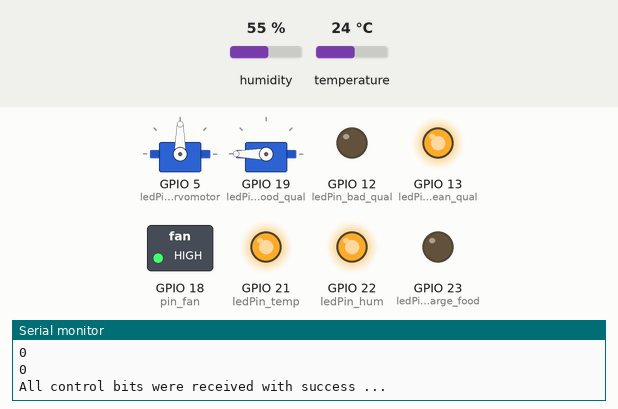
This sketch was run on a simulated ESP32. Parts: 2 × servo, switched loads named in the sketch (green lamp = pin HIGH), output pins drawn as LEDs (lit = HIGH), the last lines printed to the serial monitor. Inputs (shaded band) come from the test bench; at power-on: temperature 24 °C, humidity 55 %. The Firebase database answers and starts empty.

Above: at 8.3 s.
8.4 s: temperature set to 0 °C
At 9.19 s:
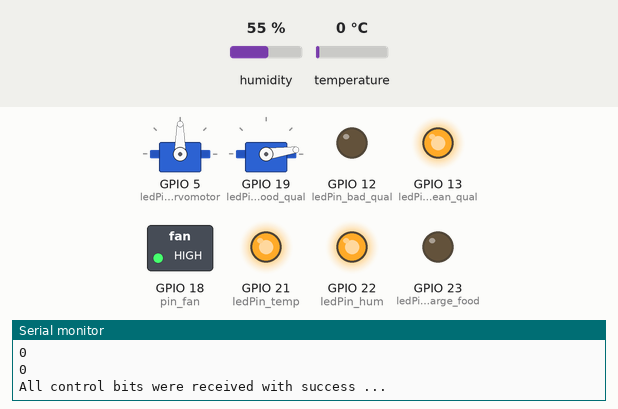
At 12.4 s:
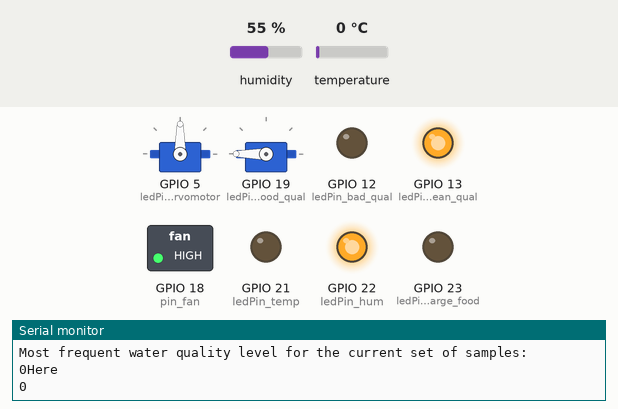
Timing chart, 0 to 13.9 s (numbered marks = the images above; inputs shaded):
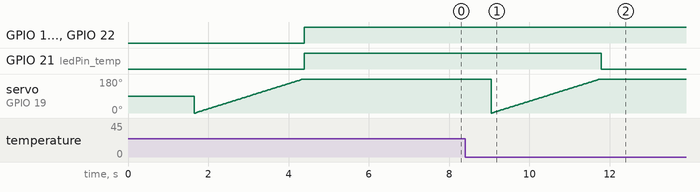

Measured:
- after the input at 8.4 s, GPIO 21 (ledPin_temp): HIGH → LOW after 3.4 s

The sketch:

sec_esp32.ino
```cpp
#include <Arduino.h>
#include <time.h>
// Firebase
#include <WiFi.h>
#include <Firebase_ESP_Client.h>

//Define Firebase Data object
FirebaseData fbdo;

FirebaseAuth auth;
FirebaseConfig config;

FirebaseJson json;

//Provide the token generation process info.
#include "addons/TokenHelper.h"
//Provide the RTDB payload printing info and other helper functions.
#include "addons/RTDBHelper.h"

// Insert your network credentials
#define WIFI_SSID "Vodafone-E346D8"                            // "MEO-CFA840"
#define WIFI_PASSWORD "fA9dxnpg3f2mdA8z"                       // "cc3c2f82a9"

// Insert Firebase project API Key
#define API_KEY "AIzaSyAezyy-fegJ-YCqFSXooVQwXSUMzU21-vQ"

// Insert RTDB URLefine the RTDB URL */
#define DATABASE_URL "https://dam20222023-d7271-default-rtdb.europe-west1.firebasedatabase.app/"


unsigned long sendDataPrevMillis = 0;
unsigned long timerDelay = 180000;

////////////////////////////////////////////////////////////////////////


int * read_all_states(){
 // Read from firebase all the states from the sensors/actuators within third subsystem

    bool got_move_left = false;
    bool got_move_right = false;
    bool got_servo_left = false;
    bool got_servo_right = false;
    bool got_ultrassonic = false;
    bool got_lcd = false;

    int move_left_activ = 0;
    int move_right_activ = 0;
    int servo_left_activ = 0;
    int servo_right_activ = 0;
    int ultrassonic_activ = 0;
    int lcd_activ = 0;

    static int control_data_second[6];

    if (Firebase.RTDB.getInt(&fbdo, "/spaFirebase/move_left_sec")) {   // change and complete
      if (fbdo.dataType() == "int") {
        move_left_activ = fbdo.intData();
        Serial.println(move_left_activ);
        control_data_second[0] = move_left_activ;
        got_move_left = true;
      }
    }
    else {
      Serial.println(fbdo.errorReason());
    }

    if (Firebase.RTDB.getInt(&fbdo, "/spaFirebase/move_right_sec")) {
      if (fbdo.dataType() == "int") {
        move_right_activ = fbdo.intData();
        Serial.println(move_right_activ);
        control_data_second[1] = move_right_activ;
        got_move_right = true;
      }
    }
    else {
      Serial.println(fbdo.errorReason());
    }

    if (Firebase.RTDB.getInt(&fbdo, "/spaFirebase/servo_left_sec")) {
      if (fbdo.dataType() == "int") {
        servo_left_activ = fbdo.intData();
        Serial.println(servo_left_activ);
        control_data_second[2] = servo_left_activ;
        got_servo_left = true;
      }
    }
    else {
      Serial.println(fbdo.errorReason());
    }

    if (Firebase.RTDB.getInt(&fbdo, "/spaFirebase/servo_right_sec")) {
      if (fbdo.dataType() == "int") {
        servo_right_activ = fbdo.intData();
        Serial.println(servo_right_activ);
        control_data_second[3] = servo_right_activ;
        got_servo_right = true;
      }
    }
    else {
      Serial.println(fbdo.errorReason());
    }

    if (Firebase.RTDB.getInt(&fbdo, "/spaFirebase/ultrassonic")) {
      if (fbdo.dataType() == "int") {
        ultrassonic_activ = fbdo.intData();
        Serial.println(ultrassonic_activ);
        control_data_second[4] = ultrassonic_activ;
        got_ultrassonic = true;
      }
    }
    else {
      Serial.println(fbdo.errorReason());
    }

    if (Firebase.RTDB.getInt(&fbdo, "/spaFirebase/lcd")) {
      if (fbdo.dataType() == "int") {
        lcd_activ = fbdo.intData();
        Serial.println(lcd_activ);
        control_data_second[5] = lcd_activ;
        got_lcd = true;
      }
    }
    else {
      Serial.println(fbdo.errorReason());
    }

    if(got_lcd && got_ultrassonic && got_servo_right && got_servo_left && got_move_right && got_move_left){
        Serial.println("All control bits were received with success ...");
    }else{
        Serial.println("Error receiving control bits. Trying again ...");
        control_data_second[0] = -100;
        control_data_second[1] = -100;
        control_data_second[2] = -100;
        control_data_second[3] = -100;
        control_data_second[4] = -100;
        control_data_second[5] = -100;

    }

 // return array with those states
 return control_data_second;
}

////////////////////////////////////////////////////////////////////////


float * delimiter_values_second_system(){

  float min_temp = 0;
  float max_temp = 0;
  float min_hum = 0;
  float max_hum = 0;
  float water_qual_trigger = 0;

  static float limits_sec[5];

  if (Firebase.RTDB.getFloat(&fbdo, "/rules/min_temp")) {   // change and complete
      if (fbdo.dataType() == "float") {
        min_temp = fbdo.floatData();
        limits_sec[0] = min_temp;

      }
  }

  if (Firebase.RTDB.getFloat(&fbdo, "/rules/max_temp")) {   // change and complete
      if (fbdo.dataType() == "float") {
        max_temp = fbdo.floatData();
        limits_sec[1] = max_temp;

      }
  }

  if (Firebase.RTDB.getFloat(&fbdo, "/rules/min_hum")) {   // change and complete
      if (fbdo.dataType() == "float") {
        min_hum = fbdo.floatData();
        limits_sec[2] = min_hum;

      }
  }

   if (Firebase.RTDB.getFloat(&fbdo, "/rules/max_hum")) {   // change and complete
      if (fbdo.dataType() == "float") {
        max_hum = fbdo.floatData();
        limits_sec[3] = max_hum;

      }
   }

   if (Firebase.RTDB.getFloat(&fbdo, "/rules/water_qual_trigger")) {   // change and complete
      if (fbdo.dataType() == "int") {
        water_qual_trigger = fbdo.floatData();
        limits_sec[4] = water_qual_trigger;

      }
   }


   return limits_sec;
}


////////////////////////////////////////////////////////////////////////

void firebase_init(){
 config.api_key = API_KEY;

  // Assign the RTDB URL (required)
  config.database_url = DATABASE_URL;

  Firebase.reconnectWiFi(true);
  fbdo.setResponseSize(4096);

  // Assign the callback function for the long running token generation task */
  config.token_status_callback = tokenStatusCallback; //see addons/TokenHelper.h

  // Assign the maximum retry of token generation
  config.max_token_generation_retry = 5;

  // Initialize the library with the Firebase authen and config
  Firebase.begin(&config, &auth);

  // Getting the user UID might take a few seconds
  Serial.println("Getting User UID");
  while ((auth.token.uid) == "") {
    Serial.print('.');
    delay(1000);
  }
}

////////////////////////////////////////////

#include "DHT.h"

#define DHTPIN 26    //23
#define DHTTYPE DHT11
DHT dht(DHTPIN, DHTTYPE);

const int ledPin_temp = 21;
const int ledPin_hum = 22;
const int pin_fan = 18;

const int ledPin_bad_qual = 12;
const int ledPin_mean_qual = 13;
const int ledPin_good_qual = 19;

const int ledPin_door_servomotor = 5;
const int ledPin_recharge_food = 23;

//-----------------------//

#include <Servo.h>
Servo myservoRechageFood;
int pinServoRechageFood = 5;

Servo myservoOpenDoor;
int pinServoOpenDoor = 19;

//-----------------------//
#define TdsSensorPin 27
#define VREF 3.3              // analog reference voltage(Volt) of the ADC
#define SCOUNT  30            // sum of sample point

int analogBuffer[SCOUNT];     // store the analog value in the array, read from ADC
int analogBufferTemp[SCOUNT];
int analogBufferIndex = 0;
int copyIndex = 0;

float averageVoltage = 0;
float tdsValue = 0;
float temperature = 25;       // current temperature for compensation

// median filtering algorithm
int getMedianNum(int bArray[], int iFilterLen){
  int bTab[iFilterLen];
  for (byte i = 0; i<iFilterLen; i++)
  bTab[i] = bArray[i];
  int i, j, bTemp;
  for (j = 0; j < iFilterLen - 1; j++) {
    for (i = 0; i < iFilterLen - j - 1; i++) {
      if (bTab[i] > bTab[i + 1]) {
        bTemp = bTab[i];
        bTab[i] = bTab[i + 1];
        bTab[i + 1] = bTemp;
      }
    }
  }
  if ((iFilterLen & 1) > 0){
    bTemp = bTab[(iFilterLen - 1) / 2];
  }
  else {
    bTemp = (bTab[iFilterLen / 2] + bTab[iFilterLen / 2 - 1]) / 2;
  }
  return bTemp;
}

int getMostFreqLevel(int qualLev[]) {
   int lev0 = 0; int lev1 = 1; int lev2 = 2;
   int lev3 = 3; int lev4 = 4; int lev5 = 5;
   int lev6 = 6; int lev7 = 7; int lev8 = 8;

   int countLev0 = 0; int countLev1 = 0;
   int countLev2 = 0; int countLev3 = 0;
   int countLev4 = 0; int countLev5 = 0;
   int countLev6 = 0; int countLev7 = 0;
   int countLev8 = 0;

   int array_counters[9];
   int maxNumber = 0;

   for (int i = 0; i < sizeof(qualLev); ++i) {
      if(qualLev[i] == lev0){
        countLev0 += 1;
      }else if(qualLev[i] == lev1){
        countLev1 += 1;
      }else if(qualLev[i] == lev2){
        countLev2 += 1;
      }else if(qualLev[i] == lev3){
        countLev3 += 1;
      }else if(qualLev[i] == lev4){
        countLev4 += 1;
      }else if(qualLev[i] == lev5){
        countLev5 += 1;
      }else if(qualLev[i] == lev6){
        countLev6 += 1;
      }else if(qualLev[i] == lev7){
        countLev7 += 1;
      }else if(qualLev[i] == lev8){
        countLev8 += 1;
      }
   }

   int numberLevels = 9;
   int lev_with_max = 0;

   array_counters[0] = countLev0;
   array_counters[1] = countLev1;
   array_counters[2] = countLev2;
   array_counters[3] = countLev3;
   array_counters[4] = countLev4;
   array_counters[5] = countLev5;
   array_counters[6] = countLev6;
   array_counters[7] = countLev7;
   array_counters[8] = countLev8;

   for(int i=0; i<numberLevels ; i++){
      if(array_counters[i] > maxNumber){
        maxNumber = array_counters[i];
        lev_with_max = i;
      }
   }

   Serial.println("Most frequent water quality level for the current set of samples: ");
   Serial.print(lev_with_max);

   return lev_with_max;
}


int water_quality(float temperature){
  int mostFreqQualLevAlongSamples = 0;
  int qualLevAlongSamples[SCOUNT];
  int indQualLevel = 0;

  static unsigned long analogSampleTimepoint = millis();
  if(millis()-analogSampleTimepoint > 40U){     //every 40 milliseconds,read the analog value from the ADC
    analogSampleTimepoint = millis();
    analogBuffer[analogBufferIndex] = analogRead(TdsSensorPin);    //read the analog value and store into the buffer
    analogBufferIndex++;
    if(analogBufferIndex == SCOUNT){
      analogBufferIndex = 0;
    }
  }

  static unsigned long printTimepoint = millis();
  if(millis()-printTimepoint > 800U){
    printTimepoint = millis();
    for(copyIndex=0; copyIndex<SCOUNT; copyIndex++){
      analogBufferTemp[copyIndex] = analogBuffer[copyIndex];

      // read the analog value more stable by the median filtering algorithm, and convert to voltage value
      averageVoltage = getMedianNum(analogBufferTemp,SCOUNT) * (float)VREF / 4096.0;

      //temperature compensation formula: fFinalResult(25^C) = fFinalResult(current)/(1.0+0.02*(fTP-25.0));
      float compensationCoefficient = 1.0+0.02*(temperature-25.0);
      //temperature compensation
      float compensationVoltage=averageVoltage/compensationCoefficient;

      //convert voltage value to tds value
      tdsValue=(133.42*compensationVoltage*compensationVoltage*compensationVoltage - 255.86*compensationVoltage*compensationVoltage + 857.39*compensationVoltage)*0.5;

      //Serial.print("voltage:");
      //Serial.print(averageVoltage,2);
      //Serial.print("V   ");
      Serial.print("TDS Value:");
      Serial.print(tdsValue,0);
      Serial.println("ppm");

      if(tdsValue >= 50 && tdsValue <= 250){
        Serial.println("Lacking minerals");
        indQualLevel = 6;
      }else if(tdsValue > 250 && tdsValue < 300){
        Serial.println("Acceptable water quality");
        indQualLevel = 7;
      }else if(tdsValue >= 300 && tdsValue <= 500){
        Serial.println("Good water quality");
        indQualLevel = 8;
      }else if(tdsValue > 500 && tdsValue < 600){
        Serial.println("Quite good water quality");
        indQualLevel = 5;
      }else if(tdsValue >= 600 && tdsValue <= 900){
        Serial.println("Water quality not so great");
        indQualLevel = 4;
      }else if(tdsValue > 900 && tdsValue < 1000){
        Serial.println("Quite bad water quality");
        indQualLevel = 3;
      }else if(tdsValue >= 1000 && tdsValue <= 2000){
        Serial.println("Bad water quality");
        indQualLevel = 2;
      }else if(tdsValue > 2000){
        Serial.println("Unacceptable water quality - Too much contamination !!!");
        indQualLevel = 1;
      }else{    // tdsValue < 50
        Serial.println("TDS Value too small. Make sure the TDS meter is under water");
        Serial.println("Discarding this value");
        indQualLevel = 0;
      }

      qualLevAlongSamples[copyIndex] = indQualLevel;
   }

   mostFreqQualLevAlongSamples = getMostFreqLevel(qualLevAlongSamples);
 }

 return mostFreqQualLevAlongSamples;
}

//-----------------------//

void control_servomotorRechage(){

//  Firebase.setString(fbdo, "/ESP32_APP/REC_FOOD_SERVO", "ON");
  json.set("/ESPSheep/actuators/minerals", "ON");

  for (int pos = 0; pos <= 180; pos += 1) { // goes from 0 degrees to 180 degrees
    // in steps of 1 degree
    myservoRechageFood.write(pos);              // tell servo to go to position in variable 'pos'
    delay(15);                       // waits 15ms for the servo to reach the position
  }

//  Firebase.setString(fbdo, "/ESP32_APP/REC_FOOD_SERVO", "OFF");
  json.set("/ESPSheep/actuators/minerals", "OFF");
}

void readingDHT11(int * control_data_second, float min_temp, float max_temp, float min_hum, float max_hum, float water_qual_trigger){
  // Wait a few seconds between measurements.
  //delay(2000);

  float humi = 0;
  float t = 0;

  static int  data[2];

  // Reading temperature or humidity takes about 250 milliseconds!
  // Sensor readings may also be up to 2 seconds 'old' (its a very slow sensor)
  humi = dht.readHumidity();
  Serial.println("Read Humidity");
  // Read temperature as Celsius (the default)
  t = dht.readTemperature();
  Serial.println("Read Temperature");
  // Read temperature as Fahrenheit (isFahrenheit = true)
  float f = dht.readTemperature(true);

  if(humi > 100){
    humi -= 100;
  }

  if(t <-5){
    t = abs(t);
  }


  int humInUnits = int(humi);

  int tempInUnits = int(t);

  //delay(2000);

  // Check if any reads failed and exit early (to try again).
  if (isnan(humi) || isnan(t)) {   //|| isnan(f)
    Serial.println(F("Failed to read from DHT sensor!"));
    return;
  }

  // Compute heat index in Fahrenheit (the default)
  float hif = dht.computeHeatIndex(f, humi);
  // Compute heat index in Celsius (isFahreheit = false)
  float hic = dht.computeHeatIndex(t, humi, false);

  Serial.print(F("Humidity: "));
  Serial.print(humi);
  Serial.print(F("%  Temperature: "));
  Serial.print(t);
  Serial.print(F("°C "));
  Serial.print(f);
  Serial.print(F("°F  Heat index: "));
  Serial.print(hic);
  Serial.print(F("°C "));
  Serial.print(hif);
  Serial.println(F("°F"));

  /////////////////////////////////////

  if(control_data_second[0] != -100){
    json.set("/ESPChicken/sensors/humidity", humi);
  }

  if(control_data_second[1] != -100){
    json.set("/ESPChicken/sensors/temperature", t);
  }

//  Firebase.setFloat(fbdo, "/ESP32_APP/HUM", humi);
//  Firebase.setFloat(fbdo, "/ESP32_APP/TEMP", t);

  ////////////////////////////////////

  if((humi < min_hum) || (humi > max_hum)){     // Normal range for humidity     // 30 // 50
    digitalWrite (ledPin_hum, HIGH);
  }else{
    digitalWrite (ledPin_hum, LOW);
  }


  if(control_data_second[5] != -100){

    if((t < min_temp) || (t > max_temp)){     // Normal range for temperature    --15 --24
      digitalWrite (ledPin_temp, HIGH);

      if(t >= max_temp){    // 24
        Serial.println("Turning on fan ...");
        digitalWrite (pin_fan, HIGH);

        json.set("/ESPSheep/actuators/fan", "ON");

      }else{
        digitalWrite (pin_fan, LOW);

        json.set("/ESPSheep/actuators/fan", "OFF");
      }
    }else{
      digitalWrite (ledPin_temp, LOW);
    }
  }


  int water_quality_level = water_quality(float(t));

  Serial.println("Here");
  Serial.print(water_quality_level);

  if(control_data_second[2] != -100){

    if(water_quality_level < water_qual_trigger){          // 7
      digitalWrite (ledPin_bad_qual, HIGH);
      digitalWrite (ledPin_mean_qual, LOW);
      digitalWrite (ledPin_good_qual, LOW);

  //    Firebase.setString(fbdo, "/ESP32_APP/WATER_QUALITY", "Bad");

      json.set("/ESPSheep/sensors/waterQ", "DANGER");

      if(control_data_second[3] != -100){
        digitalWrite (ledPin_recharge_food, HIGH);
        control_servomotorRechage();
      }

      delay(5000);
    }else{

      if(control_data_second[3] != -100){
        digitalWrite (ledPin_recharge_food, LOW);
      }

      if(water_quality_level == water_qual_trigger){           // 7
         digitalWrite (ledPin_mean_qual, HIGH);
         digitalWrite (ledPin_bad_qual, LOW);
         digitalWrite (ledPin_good_qual, LOW);

    //     Firebase.setString(fbdo, "/ESP32_APP/WATER_QUALITY", "Mean");

         json.set("/ESPSheep/sensors/waterQ", "OK");

      }else{
         digitalWrite (ledPin_good_qual, HIGH);
         digitalWrite (ledPin_bad_qual, LOW);
         digitalWrite (ledPin_mean_qual, LOW);

  //       Firebase.setString(fbdo, "/ESP32_APP/WATER_QUALITY", "Good");

         json.set("/ESPSheep/sensors/waterQ", "GOOD");

      }
    }
  }
}


void control_servomotor(int * control_data_second){

//  Firebase.setString(fbdo, "/ESP32_APP/MORNING_SERVO", "ON");

  if(control_data_second[4] != -100){

    json.set("/ESPSheep/actuators/servomDoorNight", "OPEN");

    for (int pos = 0; pos <= 180; pos += 1) { // goes from 0 degrees to 180 degrees
      // in steps of 1 degree
      myservoOpenDoor.write(pos);              // tell servo to go to position in variable 'pos'
      delay(15);                       // waits 15ms for the servo to reach the position
    }

  //  Firebase.setString(fbdo, "/ESP32_APP/MORNING_SERVO", "OFF");

    json.set("/ESPSheep/actuators/servomDoorNight", "CLOSE");
  }
}

void setup() {
  Serial.begin(115200);

  firebase_init();

  pinMode (ledPin_temp, OUTPUT);
  pinMode (ledPin_hum, OUTPUT);
  pinMode (ledPin_bad_qual, OUTPUT);
  pinMode (ledPin_mean_qual, OUTPUT);
  pinMode (ledPin_good_qual, OUTPUT);
  pinMode (pin_fan, OUTPUT);

  pinMode (ledPin_door_servomotor, OUTPUT);
  pinMode (ledPin_recharge_food, OUTPUT);

  myservoRechageFood.attach(pinServoRechageFood);
  myservoOpenDoor.attach(pinServoOpenDoor);

}

void loop() {

  if (Firebase.ready() && (millis() - sendDataPrevMillis > timerDelay || sendDataPrevMillis == 0)){
    sendDataPrevMillis = millis();

    int * control_data_second = read_all_states();

    float * delims_second = delimiter_values_second_system();

    float min_temp = delims_second[0];
    float max_temp = delims_second[1];
    float min_hum = delims_second[2];
    float max_hum = delims_second[3];
    float water_qual_trigger = delims_second[4];

    control_servomotor(control_data_second);

    readingDHT11(control_data_second, min_temp, max_temp, min_hum, max_hum, water_qual_trigger);
    delay(3000);
  }
}
```
